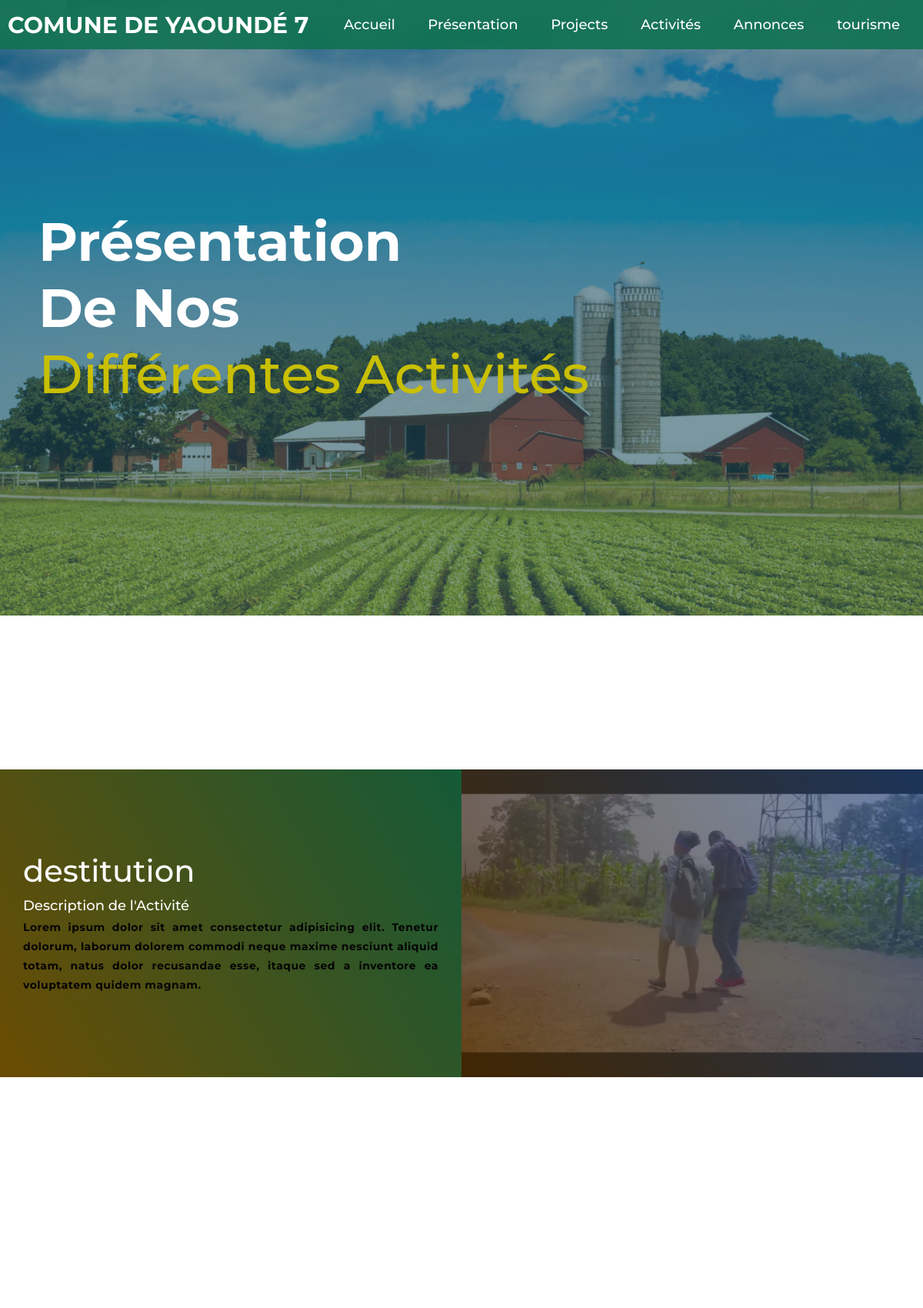
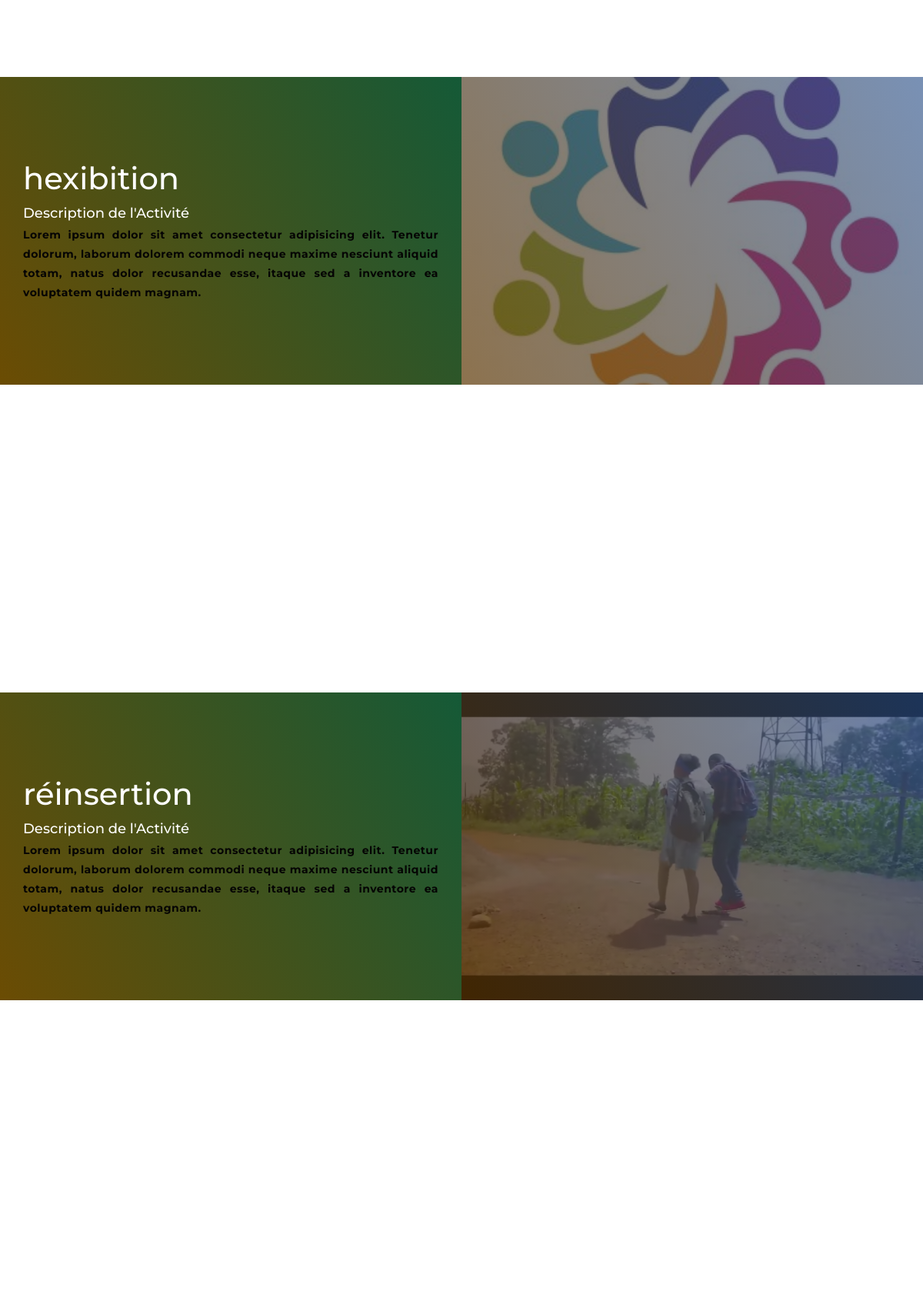
The app's page /CMS_2064/soft_thème/Activités.php (upper part) with its own data (2 pictures, top to bottom).
### tables this page shows
CREATE TABLE `presentation` (
  `id` int(11) NOT NULL,
  `nom_Mairie` varchar(255) NOT NULL,
  `Story` text NOT NULL,
  `image` varchar(255) NOT NULL
);

### CMS_2064/soft_thème/Activités.php (the view, shortened to what this page needs)
<?php
    include '../Admin/includes/headlog.php';
?>
<!DOCTYPE html>
<html lang="en">
<head>
  <link rel="stylesheet" href="./css/style.css">
</head>
<body>
  <section id="header">
    <div class="header container">
      <div class="nav-bar">
        <div class="brand">
        <?php
            $req = "SELECT * FROM presentation";
            $res1 = $conn->query($req);
            $tab=$res1->fetchAll();
            if ($tab) {
        ?>
        <a href="#hero">
            <h1><?= $tab[0]['nom_Mairie']?></h1>
          </a>
        <?php
             }
             else {
        ?>
          <a href="#hero">
            <h1><span>c</span>m<span>s</span>new<</h1>
          </a>
        <?php
             }
        ?>
        </div>
        <div class="nav-list">
          <ul>
            <li><a href="index.php#hero">Accueil</a></li>
            <li><a href="presentation.php#hero">Présentation</a></li>
            <li><a href="Projets.php#hero">Projects</a></li>
            <li><a href="Activités.php#hero">Activités</a></li>
            <li><a href="annonces.php#hero">Annonces</a></li>
            <li><a href="tourisme.php#hero">tourisme</a></li>
          </ul>
        </div>
      </div>
    </div>
  </section>
  <section id="hero">
    <div class="hero container">
      <div>
        <h1>Présentation <span></span></h1>
        <h1>De Nos<span></span></h1>
        <h1>Différentes Activités<span></span></h1>
      </div>
    </div>
  </section>
  <?php
    $req = "SELECT * FROM Activité order by id desc";
    $res1 = $conn->query($req);
    if ($res1) {
        $all = $res1->fetchAll();
        foreach ($all as $publisher) {
?>
  <section id="projects">
    <div class="projects container">
      <div class="all-projects">
        <div class="project-item">
          <div class="project-info">
            <h1><?php echo $publisher['Titre']; ?></h1>
            <h2>Description de l'Activité</h2>
            <p><?php echo $publisher['description']; ?></p>
          </div>
          <div class="project-img">
            <img src="../images/<?php echo $publisher['image']; ?>" alt="img">
          </div>
        </div>
      </div>
    </div>
  </section>
  <?php
          }
      }
  ?>
</body>
</html>

### records on screen
presentation: nom_Mairie "COMUNE DE YAOUNDÉ 7"
activité: Titre "destitution", description "Lorem ipsum dolor sit amet consectetur adipisicing elit. Tenetur dolorum, laborum dolorem commodi neque maxime nesciunt aliquid totam, natus dolor recusandae esse, itaque sed a inventore ea voluptatem quidem magnam.", image (picture)
activité: Titre "hexibition", description "Lorem ipsum dolor sit amet consectetur adipisicing elit. Tenetur dolorum, laborum dolorem commodi neque maxime nesciunt aliquid totam, natus dolor recusandae esse, itaque sed a inventore ea voluptatem quidem magnam.", image (picture)
activité: Titre "réinsertion", description "Lorem ipsum dolor sit amet consectetur adipisicing elit. Tenetur dolorum, laborum dolorem commodi neque maxime nesciunt aliquid totam, natus dolor recusandae esse, itaque sed a inventore ea voluptatem quidem magnam.", image (picture)
